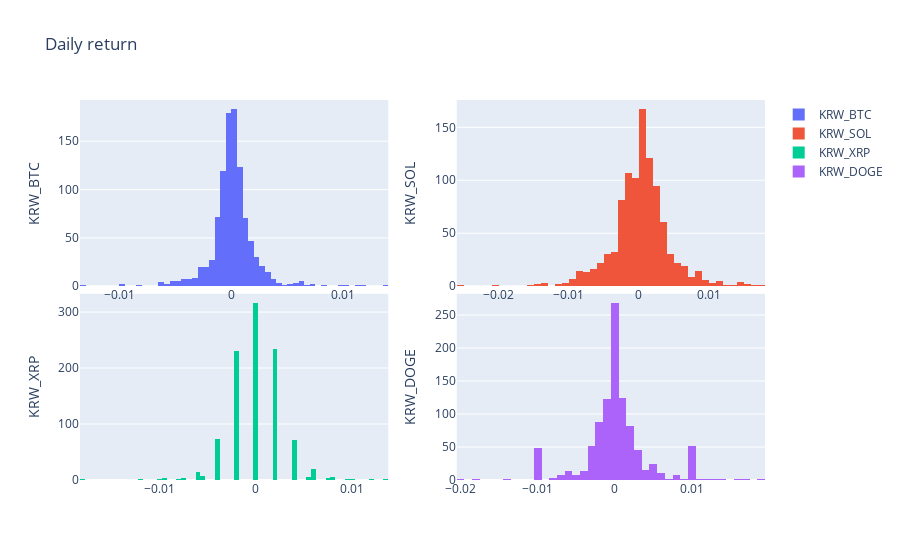

The notebook cell this image was saved under:
### Markdown cell above
- histogram

### Code cell
# x-axis by values(pct_change)

fig=make_subplots(rows=2, cols=2, vertical_spacing=0.02)

fig.add_trace(go.Histogram(x=df_BTC['Daily return'],name='KRW_BTC'), row=1,
                 col=1)
fig.add_trace(go.Histogram(x=df_SOL['Daily return'],name='KRW_SOL',), row=1,
                 col=2)
fig.add_trace(go.Histogram(x=df_XRP['Daily return'],name='KRW_XRP',), row=2,
                 col=1)
fig.add_trace(go.Histogram(x=df_DOGE['Daily return'],name='KRW_DOGE',), row=2,
                 col=2)

fig.update(layout_xaxis_rangeslider_visible=False)
fig.update_layout(title=f'Daily return', yaxis_title=f'pct_change')
fig.update_yaxes(title_text=f'KRW_BTC', row=1, col=1)
fig.update_yaxes(title_text=f'KRW_SOL', row=1, col=2)
fig.update_yaxes(title_text=f'KRW_XRP', row=2, col=1)
fig.update_yaxes(title_text=f'KRW_DOGE', row=2, col=2)

### Figure 1 — Plotly figure (JSON) as saved in the notebook; plotly's stock layout.template omitted (floating-point values rounded to 4 significant figures; data arrays with more than 128 entries replaced by an {"elided": "..."} marker saying what was removed)
{"data": [{"name": "KRW_BTC", "type": "histogram", "x": {"elided": "1000 float values"}, "xaxis": "x", "yaxis": "y"}, {"name": "KRW_SOL", "type": "histogram", "x": {"elided": "1000 float values"}, "xaxis": "x2", "yaxis": "y2"}, {"name": "KRW_XRP", "type": "histogram", "x": {"elided": "1000 float values"}, "xaxis": "x3", "yaxis": "y3"}, {"name": "KRW_DOGE", "type": "histogram", "x": {"elided": "1000 float values"}, "xaxis": "x4", "yaxis": "y4"}], "layout": {"title": {"text": "Daily return"}, "xaxis": {"anchor": "y", "domain": [0, 0.45], "rangeslider": {"visible": false}}, "xaxis2": {"anchor": "y2", "domain": [0.55, 1]}, "xaxis3": {"anchor": "y3", "domain": [0, 0.45]}, "xaxis4": {"anchor": "y4", "domain": [0.55, 1]}, "yaxis": {"anchor": "x", "domain": [0.51, 1], "title": {"text": "KRW_BTC"}}, "yaxis2": {"anchor": "x2", "domain": [0.51, 1], "title": {"text": "KRW_SOL"}}, "yaxis3": {"anchor": "x3", "domain": [0, 0.49], "title": {"text": "KRW_XRP"}}, "yaxis4": {"anchor": "x4", "domain": [0, 0.49], "title": {"text": "KRW_DOGE"}}}}
